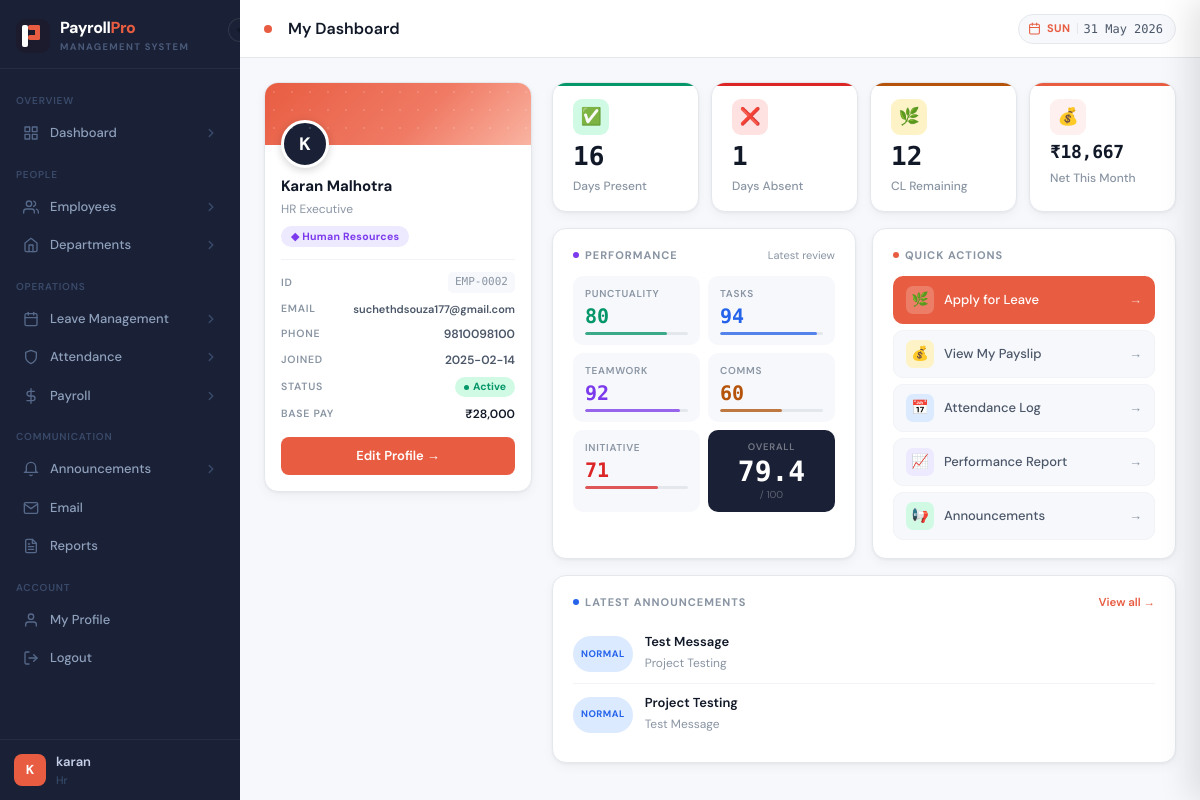
/my-dashboard (signed in), run on the app's committed database.
### tables this page shows
CREATE TABLE employees (
        employee_id INTEGER PRIMARY KEY AUTOINCREMENT,
        name TEXT NOT NULL, email TEXT UNIQUE, phone TEXT,
        position TEXT, department_id INTEGER, base_salary REAL DEFAULT 0,
        join_date TEXT, status TEXT DEFAULT 'Active',
        profile_pic TEXT DEFAULT 'default.png'
    , gender TEXT DEFAULT '', experience_years INTEGER DEFAULT 0);

CREATE TABLE departments (
        department_id INTEGER PRIMARY KEY AUTOINCREMENT,
        dept_name TEXT NOT NULL UNIQUE, manager TEXT
    );

CREATE TABLE cl_balance (
        cl_id INTEGER PRIMARY KEY AUTOINCREMENT,
        employee_id INTEGER UNIQUE, year INTEGER,
        total_cl INTEGER DEFAULT 12, used_cl INTEGER DEFAULT 0
    );

CREATE TABLE payroll (
        payroll_id INTEGER PRIMARY KEY AUTOINCREMENT,
        employee_id INTEGER, month INTEGER, year INTEGER,
        basic_pay REAL DEFAULT 0, overtime_pay REAL DEFAULT 0,
        deductions REAL DEFAULT 0, net_salary REAL DEFAULT 0,
        payment_status TEXT DEFAULT 'Pending'
    );

CREATE TABLE performance (
        perf_id INTEGER PRIMARY KEY AUTOINCREMENT,
        employee_id INTEGER, month INTEGER, year INTEGER,
        punctuality INTEGER DEFAULT 0, task_completion INTEGER DEFAULT 0,
        teamwork INTEGER DEFAULT 0, communication INTEGER DEFAULT 0,
        initiative INTEGER DEFAULT 0, overall_rating REAL DEFAULT 0,
        remarks TEXT, reviewed_by TEXT
    );

CREATE TABLE announcements (
        ann_id INTEGER PRIMARY KEY AUTOINCREMENT,
        title TEXT, body TEXT, category TEXT DEFAULT 'General',
        priority TEXT DEFAULT 'Normal', created_by TEXT,
        created_at TEXT, is_active INTEGER DEFAULT 1
    );

### app.py (the view)
@app.route("/my-dashboard")
@login_required
def my_dashboard():
    emp_id = session.get("employee_id")
    if not emp_id:
        return render_template("my_dashboard.html", emp=None, att=None, cl=None,
                               perf=None, payroll=None, anns=[])
    conn = get_connection()
    emp = conn.execute("""
        SELECT e.*, d.dept_name FROM employees e
        JOIN departments d ON e.department_id=d.department_id
        WHERE e.employee_id=?
    """, (emp_id,)).fetchone()
    today = datetime.date.today()
    att = conn.execute("""
        SELECT SUM(CASE WHEN status='Present' THEN 1 ELSE 0 END) as present,
               SUM(CASE WHEN status='Absent'  THEN 1 ELSE 0 END) as absent,
               SUM(CASE WHEN status='Leave'   THEN 1 ELSE 0 END) as on_leave
        FROM attendance WHERE employee_id=?
        AND strftime('%m',date)=? AND strftime('%Y',date)=?
    """, (emp_id, f"{today.month:02d}", str(today.year))).fetchone()
    cl = conn.execute("SELECT * FROM cl_balance WHERE employee_id=? AND year=?",
                      (emp_id, today.year)).fetchone()
    perf = conn.execute("""SELECT * FROM performance WHERE employee_id=?
        ORDER BY year DESC, month DESC LIMIT 1""", (emp_id,)).fetchone()
    payroll = conn.execute("""SELECT net_salary FROM payroll WHERE employee_id=? AND month=? AND year=?""",
                           (emp_id, today.month, today.year)).fetchone()
    anns = conn.execute("""SELECT * FROM announcements WHERE is_active=1 ORDER BY ann_id DESC LIMIT 3""").fetchall()
    conn.close()
    return render_template("my_dashboard.html", emp=emp, att=att, cl=cl,
                           perf=perf, payroll=payroll, anns=anns)

### app.py (called while the page is built)
def login_required(f):
    from functools import wraps
    @wraps(f)
    def decorated(*args, **kwargs):
        if "user_id" not in session:
            return redirect(url_for("login"))
        return f(*args, **kwargs)
    return decorated

@app.context_processor
def inject_globals():
    return {"now": datetime.date.today(), "calendar": calendar}

### database.py (called while the page is built)
def get_db_path(username=None):
    DEMO_USERS = {"admin", "hr", "amit"}
    if username is None:
        try:
            from flask import session
            username = session.get("db_owner") or session.get("username", "")
        except RuntimeError:
            return DEMO_DB
    if not username or username.lower() in DEMO_USERS:
        return DEMO_DB
    safe = "".join(c for c in username.lower() if c.isalnum() or c == "_")
    return os.path.join(BASE_DIR, f"payroll_{safe}.db")

def get_connection(username=None):
    db_path = get_db_path(username)
    conn = sqlite3.connect(db_path, timeout=30, check_same_thread=False)
    conn.row_factory = sqlite3.Row
    conn.execute("PRAGMA foreign_keys = ON")
    conn.execute("PRAGMA journal_mode = WAL")
    return conn

### templates/my_dashboard.html (shortened to what this page needs)
{% extends "base.html" %}
{% block page_title %}My Dashboard{% endblock %}
{% block content %}
{% if emp %}
<div class="d-layout">
  <div class="d-profile">
    <div class="d-banner">
      <div class="d-av-wrap">
        <div class="d-av">{{ emp.name[0] }}</div>
      </div>
    </div>
    <div class="d-pb">
      <div class="d-pname">{{ emp.name }}</div>
      <div class="d-ppos">{{ emp.position or '—' }}</div>
      <div class="d-dept">◆ {{ emp.dept_name }}</div>
      <hr class="d-div">
      <div class="d-mr">
        <span class="d-ml">ID</span>
        <span class="d-eid">EMP-{{ "%04d"|format(emp.employee_id) }}</span>
      </div>
      <div class="d-mr">
        <span class="d-ml">Email</span>
        <span class="d-mv" style="font-size:11px;">{{ emp.email or '—' }}</span>
      </div>
      <div class="d-mr">
        <span class="d-ml">Phone</span>
        <span class="d-mv">{{ emp.phone or '—' }}</span>
      </div>
      <div class="d-mr">
        <span class="d-ml">Joined</span>
        <span class="d-mv">{{ emp.join_date or '—' }}</span>
      </div>
      <div class="d-mr">
        <span class="d-ml">Status</span>
        <span class="d-chip {{ 'd-chip-on' if emp.status=='Active' else 'd-chip-off' }}">
          <span class="d-chipdot"></span>{{ emp.status }}
        </span>
      </div>
      <div class="d-mr">
        <span class="d-ml">Base Pay</span>
        <span class="d-mv" style="color:var(--text-1);">₹{{ "{:,.0f}".format(emp.base_salary) }}</span>
      </div>
      <a href="{{ url_for('profile') }}" class="d-ebtn">Edit Profile →</a>
    </div>
  </div>
  <div class="d-right">
    <div class="d-stats">
      <div class="stat-card d-sg">
        <div class="stat-icon">✅</div>
        <div class="stat-value">{{ att.present if att else 0 }}</div>
        <div class="stat-label">Days Present</div>
      </div>
      <div class="stat-card d-sr">
        <div class="stat-icon">❌</div>
        <div class="stat-value">{{ att.absent if att else 0 }}</div>
        <div class="stat-label">Days Absent</div>
      </div>
      <div class="stat-card d-sa">
        <div class="stat-icon">🌿</div>
        <div class="stat-value">{{ (cl.total_cl - cl.used_cl) if cl else 12 }}</div>
        <div class="stat-label">CL Remaining</div>
      </div>
      <div class="stat-card d-sb">
        <div class="stat-icon">💰</div>
        <div class="stat-value d-sv">{{ '₹'+"{:,.0f}".format(payroll.net_salary) if payroll else '—' }}</div>
        <div class="stat-label">Net This Month</div>
      </div>
    </div>
    <div class="d-mid">
      <div class="chart-card">
        <div class="d-sh">
          <div class="d-st">
            <span class="d-sd" style="background:var(--purple);"></span>Performance
          </div>
          <span style="font-size:11px;color:var(--text-3);">Latest review</span>
        </div>
        {% if perf %}
        <div class="d-pg">
          {% for label, val, clr in [
            ('Punctuality', perf.punctuality,     '#059669'),
            ('Tasks',       perf.task_completion, '#2563eb'),
            ('Teamwork',    perf.teamwork,         '#7c3aed'),
            ('Comms',       perf.communication,    '#b45309'),
            ('Initiative',  perf.initiative,       '#dc2626')
          ] %}
          <div class="d-pi">
            <div class="d-pl">{{ label }}</div>
            <div class="d-pv" style="color:{{ clr }};">{{ val }}</div>
            <div class="d-pt"><div class="d-pf" style="width:{{ val }}%;background:{{ clr }};opacity:.75;"></div></div>
          </div>
          {% endfor %}
          <div class="d-po">
            <div class="d-pol">Overall</div>
            <div class="d-pov">{{ perf.overall_rating }}</div>
            <div class="d-pos">/ 100</div>
          </div>
        </div>
        {% else %}
        <p style="color:var(--text-3);text-align:center;padding:28px 0;font-size:13px;">No performance review yet.</p>
        {% endif %}
      </div>
      <div class="chart-card">
        <div class="d-sh">
          <div class="d-st">
            <span class="d-sd" style="background:var(--brand);"></span>Quick Actions
          </div>
        </div>
        <div class="d-qal">
          <a href="{{ url_for('leaves') }}" class="d-qa d-qa-p">
            <span class="d-qi">🌿</span>Apply for Leave<span class="d-qa-arr">→</span>
          </a>
          <a href="{{ url_for('my_payslip') }}" class="d-qa">
            <span class="d-qi" style="background:var(--amber-bg);">💰</span>View My Payslip<span class="d-qa-arr">→</span>
          </a>
          <a href="{{ url_for('my_attendance') }}" class="d-qa">
            <span class="d-qi" style="background:var(--blue-bg);">📅</span>Attendance Log<span class="d-qa-arr">→</span>
          </a>
          <a href="{{ url_for('performance') }}" class="d-qa">
            <span class="d-qi" style="background:var(--purple-bg);">📈</span>Performance Report<span class="d-qa-arr">→</span>
          </a>
          <a href="{{ url_for('announcements') }}" class="d-qa">
            <span class="d-qi" style="background:var(--green-bg);">📢</span>Announcements<span class="d-qa-arr">→</span>
          </a>
        </div>
      </div>
    </div>
    {% if anns %}
    <div class="chart-card">
      <div class="d-sh">
        <div class="d-st">
          <span class="d-sd" style="background:var(--blue);"></span>Latest Announcements
        </div>
        <a href="{{ url_for('announcements') }}" class="d-sl">View all →</a>
      </div>
      {% for a in anns %}
      <div class="d-ai">
        <span class="d-ap {{ 'd-ap-h' if a.priority=='High' else 'd-ap-n' }}">{{ a.priority }}</span>
        <div>
          <div class="d-at">{{ a.title }}</div>
          <div class="d-ab">{{ a.body[:110] }}{% if a.body|length > 110 %}…{% endif %}</div>
        </div>
      </div>
      {% endfor %}
    </div>
    {% endif %}
  </div>
</div>
{% else %}
<div class="chart-card" style="text-align:center;padding:48px;">
  <p style="color:var(--text-3);font-size:14px;">No employee profile linked to this account.</p>
</div>
{% endif %}
{% endblock %}

### templates/base.html (style rules this page uses)
:root { --brand: #e85d42; --brand-light: #d44f36; --brand-dim: #fdf0ee; --brand-glow: rgba(232,93,66,.13); --accent: #f59e0b; --sidebar-bg: #1a2035; --sidebar-w: 240px; --sidebar-w-sm: 60px; --bg: #f7f8fc; --surface: #ffffff; --border: #e4e8ed; --border-light: #f1f3f7; --text-1: #111827; --text-2: #4b5768; --text-3: #8a95a3; --green: #059669; --green-bg: #d1fae5; --red: #dc2626; --red-bg: #fee2e2; --amber: #b45309; --amber-bg: #fef3c7; --blue: #2563eb; --blue-bg: #dbeafe; --purple: #7c3aed; --purple-bg: #ede9fe; --grey: #6b7280; --grey-bg: #f3f4f6; --radius: 10px; --radius-lg: 14px; --shadow: 0 1px 3px rgba(0,0,0,.06), 0 4px 12px rgba(0,0,0,.04); --shadow-md:0 4px 16px rgba(0,0,0,.10); --font: 'DM Sans', system-ui, sans-serif; --mono: 'DM Mono', monospace; --anim: 220ms cubic-bezier(.4,0,.2,1); }
*, *::before, *::after { box-sizing: border-box; margin: 0; padding: 0; }
html { height: 100%; }
body { font-family: var(--font); background: var(--bg); color: var(--text-1); min-height: 100%; display: flex; font-size: 14px; line-height: 1.5; }
.stat-card { transition: transform .2s cubic-bezier(.22,1,.36,1), box-shadow .2s cubic-bezier(.22,1,.36,1) !important; }
.stat-card { background: var(--surface); border: 1px solid var(--border); border-radius: var(--radius-lg); padding: 16px 20px; box-shadow: var(--shadow); display: flex; flex-direction: column; gap: 8px; cursor: pointer; transition: box-shadow var(--anim), transform var(--anim), border-color var(--anim); position: relative; overflow: hidden; text-decoration: none; }
.stat-card::before { content: ''; position: absolute; top: 0; left: 0; right: 0; height: 3px; background: var(--card-accent, var(--brand)); border-radius: var(--radius-lg) var(--radius-lg) 0 0; }
.stat-icon { width: 36px; height: 36px; border-radius: 9px; display: flex; align-items: center; justify-content: center; font-size: 17px; background: var(--card-bg, var(--brand-dim)); flex-shrink: 0; }
.stat-value { font-size: 26px; font-weight: 700; color: var(--text-1); line-height: 1; font-family: var(--mono); }
.stat-label { font-size: 12px; color: var(--text-3); font-weight: 500; }
.chart-card { background: var(--surface); border: 1px solid var(--border); border-radius: var(--radius-lg); padding: 18px 20px; box-shadow: var(--shadow); }

### data on the page
employees: name "K", name "Karan Malhotra", position "HR Executive", employee_id "0002", email "suchethdsouza177@gmail.com", phone "9810098100", join_date "2025-02-14", status "Active", base_salary "28,000"
departments: dept_name "Human Resources"
cl_balance: (cl.total_cl-cl.used_cl)ifclelse12 "12"
payroll: net_salary "₹18,667"
performance: overall_rating "79.4"
announcements: priority "NORMAL", title "Test Message", body "Project Testing"
announcements: priority "NORMAL", title "Project Testing", body "Test Message"

### other printed values
{{ session.username[0].upper() if session.username else 'U' }} "K"
{{ session.username }} "karan"
{{ session.role | capitalize }} "Hr"
{{ att.present if att else 0 }} "16"
{{ att.absent if att else 0 }} "1"
{{ label }} "PUNCTUALITY" "TASKS" "TEAMWORK" "COMMS" "INITIATIVE"
{{ val }} "80" "94" "92" "60" "71"
